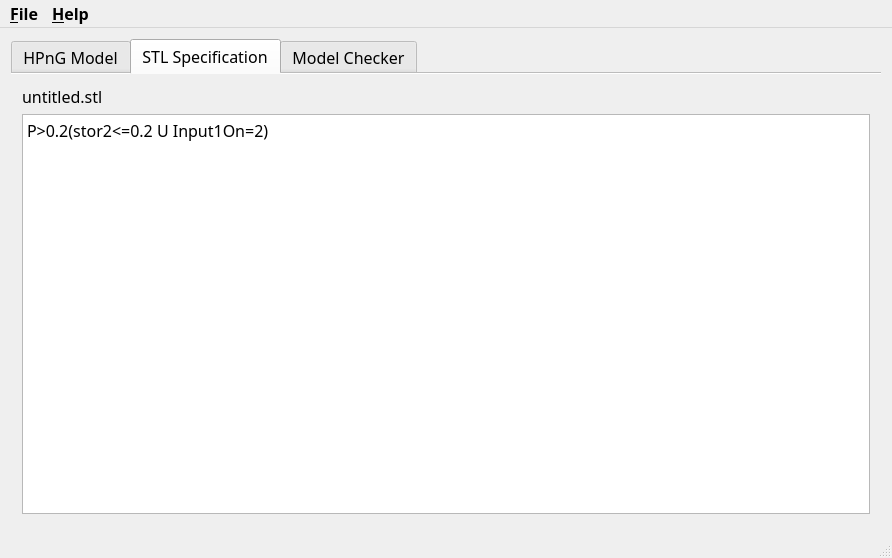
<?xml version="1.0" encoding="UTF-8"?>
<ui version="4.0">
 <class>GUIController</class>
 <widget class="QMainWindow" name="GUIController">
  <property name="windowModality">
   <enum>Qt::WindowModal</enum>
  </property>
  <property name="enabled">
   <bool>true</bool>
  </property>
  <property name="geometry">
   <rect>
    <x>0</x>
    <y>0</y>
    <width>892</width>
    <height>558</height>
   </rect>
  </property>
  <property name="font">
   <font>
    <family>Ubuntu Mono</family>
    <weight>50</weight>
    <italic>false</italic>
    <bold>false</bold>
   </font>
  </property>
  <property name="windowTitle">
   <string>FST</string>
  </property>
  <property name="windowIcon">
   <iconset resource="GUIResources.qrc">
    <normaloff>:/resources/resources/logo.png</normaloff>:/resources/resources/logo.png</iconset>
  </property>
  <property name="autoFillBackground">
   <bool>false</bool>
  </property>
  <property name="styleSheet">
   <string notr="true"/>
  </property>
  <property name="dockOptions">
   <set>QMainWindow::AllowTabbedDocks|QMainWindow::AnimatedDocks</set>
  </property>
  <property name="unifiedTitleAndToolBarOnMac">
   <bool>true</bool>
  </property>
  <widget class="QWidget" name="centralWidget">
   <layout class="QGridLayout" name="gridLayout">
    <item row="0" column="0">
     <widget class="QTabWidget" name="tabWidget">
      <property name="enabled">
       <bool>true</bool>
      </property>
      <property name="sizePolicy">
       <sizepolicy hsizetype="Expanding" vsizetype="Expanding">
        <horstretch>0</horstretch>
        <verstretch>0</verstretch>
       </sizepolicy>
      </property>
      <property name="font">
       <font>
        <family>Ubuntu Mono</family>
        <pointsize>12</pointsize>
       </font>
      </property>
      <property name="layoutDirection">
       <enum>Qt::LeftToRight</enum>
      </property>
      <property name="tabShape">
       <enum>QTabWidget::Rounded</enum>
      </property>
      <property name="currentIndex">
       <number>1</number>
      </property>
      <property name="documentMode">
       <bool>true</bool>
      </property>
      <property name="movable">
       <bool>false</bool>
      </property>
      <widget class="QWidget" name="ModelTab">
       <attribute name="title">
        <string>HPnG Model</string>
       </attribute>
       <layout class="QGridLayout" name="gridLayout_4">
        <item row="0" column="0">
         <widget class="QLabel" name="modelFileName">
          <property name="text">
           <string>untitled.hpng</string>
          </property>
         </widget>
        </item>
        <item row="1" column="0">
         <widget class="QTextEdit" name="modelEditor">
          <property name="sizePolicy">
           <sizepolicy hsizetype="Expanding" vsizetype="Expanding">
            <horstretch>0</horstretch>
            <verstretch>1</verstretch>
           </sizepolicy>
          </property>
          <property name="font">
           <font>
            <family>Ubuntu Mono</family>
            <pointsize>12</pointsize>
            <weight>50</weight>
            <italic>false</italic>
            <bold>false</bold>
           </font>
          </property>
          <property name="frameShape">
           <enum>QFrame::WinPanel</enum>
          </property>
          <property name="frameShadow">
           <enum>QFrame::Sunken</enum>
          </property>
          <property name="lineWidth">
           <number>1</number>
          </property>
          <property name="html">
           <string>&lt;!DOCTYPE HTML PUBLIC &quot;-//W3C//DTD HTML 4.0//EN&quot; &quot;http://www.w3.org/TR/REC-html40/strict.dtd&quot;&gt;
&lt;html&gt;&lt;head&gt;&lt;meta name=&quot;qrichtext&quot; content=&quot;1&quot; /&gt;&lt;style type=&quot;text/css&quot;&gt;
p, li { white-space: pre-wrap; }
&lt;/style&gt;&lt;/head&gt;&lt;body style=&quot; font-family:'Ubuntu Mono'; font-size:12pt; font-weight:400; font-style:normal;&quot;&gt;
&lt;p style=&quot; margin-top:0px; margin-bottom:0px; margin-left:0px; margin-right:0px; -qt-block-indent:0; text-indent:0px;&quot;&gt;#####################&lt;/p&gt;
&lt;p style=&quot; margin-top:0px; margin-bottom:0px; margin-left:0px; margin-right:0px; -qt-block-indent:0; text-indent:0px;&quot;&gt;# DFPN model file   #&lt;/p&gt;
&lt;p style=&quot; margin-top:0px; margin-bottom:0px; margin-left:0px; margin-right:0px; -qt-block-indent:0; text-indent:0px;&quot;&gt;#####################&lt;/p&gt;
&lt;p style=&quot; margin-top:0px; margin-bottom:0px; margin-left:0px; margin-right:0px; -qt-block-indent:0; text-indent:0px;&quot;&gt;#&lt;/p&gt;
&lt;p style=&quot; margin-top:0px; margin-bottom:0px; margin-left:0px; margin-right:0px; -qt-block-indent:0; text-indent:0px;&quot;&gt;#### Number of places&lt;/p&gt;
&lt;p style=&quot; margin-top:0px; margin-bottom:0px; margin-left:0px; margin-right:0px; -qt-block-indent:0; text-indent:0px;&quot;&gt;11&lt;/p&gt;
&lt;p style=&quot; margin-top:0px; margin-bottom:0px; margin-left:0px; margin-right:0px; -qt-block-indent:0; text-indent:0px;&quot;&gt;# List of places&lt;/p&gt;
&lt;p style=&quot; margin-top:0px; margin-bottom:0px; margin-left:0px; margin-right:0px; -qt-block-indent:0; text-indent:0px;&quot;&gt;# Syntax: type id discMarking fluidLevel fluidBound&lt;/p&gt;
&lt;p style=&quot; margin-top:0px; margin-bottom:0px; margin-left:0px; margin-right:0px; -qt-block-indent:0; text-indent:0px;&quot;&gt;#&lt;/p&gt;
&lt;p style=&quot; margin-top:0px; margin-bottom:0px; margin-left:0px; margin-right:0px; -qt-block-indent:0; text-indent:0px;&quot;&gt;# Types:&lt;/p&gt;
&lt;p style=&quot; margin-top:0px; margin-bottom:0px; margin-left:0px; margin-right:0px; -qt-block-indent:0; text-indent:0px;&quot;&gt;#&lt;/p&gt;
&lt;p style=&quot; margin-top:0px; margin-bottom:0px; margin-left:0px; margin-right:0px; -qt-block-indent:0; text-indent:0px;&quot;&gt;# DISCRETE   0&lt;/p&gt;
&lt;p style=&quot; margin-top:0px; margin-bottom:0px; margin-left:0px; margin-right:0px; -qt-block-indent:0; text-indent:0px;&quot;&gt;# FLUID      1&lt;/p&gt;
&lt;p style=&quot; margin-top:0px; margin-bottom:0px; margin-left:0px; margin-right:0px; -qt-block-indent:0; text-indent:0px;&quot;&gt;#&lt;/p&gt;
&lt;p style=&quot; margin-top:0px; margin-bottom:0px; margin-left:0px; margin-right:0px; -qt-block-indent:0; text-indent:0px;&quot;&gt;0 Input1On   1 0 0&lt;/p&gt;
&lt;p style=&quot; margin-top:0px; margin-bottom:0px; margin-left:0px; margin-right:0px; -qt-block-indent:0; text-indent:0px;&quot;&gt;0 Filt1On  1 0 0&lt;/p&gt;
&lt;p style=&quot; margin-top:0px; margin-bottom:0px; margin-left:0px; margin-right:0px; -qt-block-indent:0; text-indent:0px;&quot;&gt;0 Stor1On  1 0 0&lt;/p&gt;
&lt;p style=&quot; margin-top:0px; margin-bottom:0px; margin-left:0px; margin-right:0px; -qt-block-indent:0; text-indent:0px;&quot;&gt;0 Off      0 0 0 &lt;/p&gt;
&lt;p style=&quot; margin-top:0px; margin-bottom:0px; margin-left:0px; margin-right:0px; -qt-block-indent:0; text-indent:0px;&quot;&gt;0 time21to6   1 0 0&lt;/p&gt;
&lt;p style=&quot; margin-top:0px; margin-bottom:0px; margin-left:0px; margin-right:0px; -qt-block-indent:0; text-indent:0px;&quot;&gt;0 time6to21   0 0 0&lt;/p&gt;
&lt;p style=&quot; margin-top:0px; margin-bottom:0px; margin-left:0px; margin-right:0px; -qt-block-indent:0; text-indent:0px;&quot;&gt;1 soft1      0 20 20&lt;/p&gt;
&lt;p style=&quot; margin-top:0px; margin-bottom:0px; margin-left:0px; margin-right:0px; -qt-block-indent:0; text-indent:0px;&quot;&gt;1 filt1      0 0 2&lt;/p&gt;
&lt;p style=&quot; margin-top:0px; margin-bottom:0px; margin-left:0px; margin-right:0px; -qt-block-indent:0; text-indent:0px;&quot;&gt;1 filt2      0 0 2&lt;/p&gt;
&lt;p style=&quot; margin-top:0px; margin-bottom:0px; margin-left:0px; margin-right:0px; -qt-block-indent:0; text-indent:0px;&quot;&gt;1 stor2      0 8 8&lt;/p&gt;
&lt;p style=&quot; margin-top:0px; margin-bottom:0px; margin-left:0px; margin-right:0px; -qt-block-indent:0; text-indent:0px;&quot;&gt;0 failonce   1 0 0&lt;/p&gt;
&lt;p style=&quot; margin-top:0px; margin-bottom:0px; margin-left:0px; margin-right:0px; -qt-block-indent:0; text-indent:0px;&quot;&gt;#&lt;/p&gt;
&lt;p style=&quot; margin-top:0px; margin-bottom:0px; margin-left:0px; margin-right:0px; -qt-block-indent:0; text-indent:0px;&quot;&gt;#### Number of transitions&lt;/p&gt;
&lt;p style=&quot; margin-top:0px; margin-bottom:0px; margin-left:0px; margin-right:0px; -qt-block-indent:0; text-indent:0px;&quot;&gt;10&lt;/p&gt;
&lt;p style=&quot; margin-top:0px; margin-bottom:0px; margin-left:0px; margin-right:0px; -qt-block-indent:0; text-indent:0px;&quot;&gt;#&lt;/p&gt;
&lt;p style=&quot; margin-top:0px; margin-bottom:0px; margin-left:0px; margin-right:0px; -qt-block-indent:0; text-indent:0px;&quot;&gt;# List of transitions&lt;/p&gt;
&lt;p style=&quot; margin-top:0px; margin-bottom:0px; margin-left:0px; margin-right:0px; -qt-block-indent:0; text-indent:0px;&quot;&gt;# Syntax: type id discFiringTime weight priority fluidFlowRate genFireRate(EXP)&lt;/p&gt;
&lt;p style=&quot; margin-top:0px; margin-bottom:0px; margin-left:0px; margin-right:0px; -qt-block-indent:0; text-indent:0px;&quot;&gt;#&lt;/p&gt;
&lt;p style=&quot; margin-top:0px; margin-bottom:0px; margin-left:0px; margin-right:0px; -qt-block-indent:0; text-indent:0px;&quot;&gt;# Types:&lt;/p&gt;
&lt;p style=&quot; margin-top:0px; margin-bottom:0px; margin-left:0px; margin-right:0px; -qt-block-indent:0; text-indent:0px;&quot;&gt;#&lt;/p&gt;
&lt;p style=&quot; margin-top:0px; margin-bottom:0px; margin-left:0px; margin-right:0px; -qt-block-indent:0; text-indent:0px;&quot;&gt;# DETERMINISTIC   0&lt;/p&gt;
&lt;p style=&quot; margin-top:0px; margin-bottom:0px; margin-left:0px; margin-right:0px; -qt-block-indent:0; text-indent:0px;&quot;&gt;# IMMEDIATE       1&lt;/p&gt;
&lt;p style=&quot; margin-top:0px; margin-bottom:0px; margin-left:0px; margin-right:0px; -qt-block-indent:0; text-indent:0px;&quot;&gt;# FLUID           2&lt;/p&gt;
&lt;p style=&quot; margin-top:0px; margin-bottom:0px; margin-left:0px; margin-right:0px; -qt-block-indent:0; text-indent:0px;&quot;&gt;# GENERAL         3&lt;/p&gt;
&lt;p style=&quot; margin-top:0px; margin-bottom:0px; margin-left:0px; margin-right:0px; -qt-block-indent:0; text-indent:0px;&quot;&gt;#&lt;/p&gt;
&lt;p style=&quot; margin-top:0px; margin-bottom:0px; margin-left:0px; margin-right:0px; -qt-block-indent:0; text-indent:0px;&quot;&gt;2 input1  0 0 0 2.0 na&lt;/p&gt;
&lt;p style=&quot; margin-top:0px; margin-bottom:0px; margin-left:0px; margin-right:0px; -qt-block-indent:0; text-indent:0px;&quot;&gt;2 pump1a  0 0 0 10.0 na&lt;/p&gt;
&lt;p style=&quot; margin-top:0px; margin-bottom:0px; margin-left:0px; margin-right:0px; -qt-block-indent:0; text-indent:0px;&quot;&gt;2 pump1b  0 0 0 10.0 na&lt;/p&gt;
&lt;p style=&quot; margin-top:0px; margin-bottom:0px; margin-left:0px; margin-right:0px; -qt-block-indent:0; text-indent:0px;&quot;&gt;2 pump1c  0 0 0 1.7 na&lt;/p&gt;
&lt;p style=&quot; margin-top:0px; margin-bottom:0px; margin-left:0px; margin-right:0px; -qt-block-indent:0; text-indent:0px;&quot;&gt;2 demand21to6  0 0 0 1.0 na&lt;/p&gt;
&lt;p style=&quot; margin-top:0px; margin-bottom:0px; margin-left:0px; margin-right:0px; -qt-block-indent:0; text-indent:0px;&quot;&gt;2 demand6to21  0 0 0 2.0 na&lt;/p&gt;
&lt;p style=&quot; margin-top:0px; margin-bottom:0px; margin-left:0px; margin-right:0px; -qt-block-indent:0; text-indent:0px;&quot;&gt;0 failure  3 1 0 na&lt;/p&gt;
&lt;p style=&quot; margin-top:0px; margin-bottom:0px; margin-left:0px; margin-right:0px; -qt-block-indent:0; text-indent:0px;&quot;&gt;3 repair   1 1 0 0 gen{(1 - exp(-s/10))}&lt;/p&gt;
&lt;p style=&quot; margin-top:0px; margin-bottom:0px; margin-left:0px; margin-right:0px; -qt-block-indent:0; text-indent:0px;&quot;&gt;0 at6  9 1 0 0 na&lt;/p&gt;
&lt;p style=&quot; margin-top:0px; margin-bottom:0px; margin-left:0px; margin-right:0px; -qt-block-indent:0; text-indent:0px;&quot;&gt;0 at21 15 1 0 0 na&lt;/p&gt;
&lt;p style=&quot; margin-top:0px; margin-bottom:0px; margin-left:0px; margin-right:0px; -qt-block-indent:0; text-indent:0px;&quot;&gt;#&lt;/p&gt;
&lt;p style=&quot; margin-top:0px; margin-bottom:0px; margin-left:0px; margin-right:0px; -qt-block-indent:0; text-indent:0px;&quot;&gt;#### Number of arcs&lt;/p&gt;
&lt;p style=&quot; margin-top:0px; margin-bottom:0px; margin-left:0px; margin-right:0px; -qt-block-indent:0; text-indent:0px;&quot;&gt;23&lt;/p&gt;
&lt;p style=&quot; margin-top:0px; margin-bottom:0px; margin-left:0px; margin-right:0px; -qt-block-indent:0; text-indent:0px;&quot;&gt;#&lt;/p&gt;
&lt;p style=&quot; margin-top:0px; margin-bottom:0px; margin-left:0px; margin-right:0px; -qt-block-indent:0; text-indent:0px;&quot;&gt;# List of arcs&lt;/p&gt;
&lt;p style=&quot; margin-top:0px; margin-bottom:0px; margin-left:0px; margin-right:0px; -qt-block-indent:0; text-indent:0px;&quot;&gt;# Syntax: type id fromId toId weight share priority&lt;/p&gt;
&lt;p style=&quot; margin-top:0px; margin-bottom:0px; margin-left:0px; margin-right:0px; -qt-block-indent:0; text-indent:0px;&quot;&gt;#&lt;/p&gt;
&lt;p style=&quot; margin-top:0px; margin-bottom:0px; margin-left:0px; margin-right:0px; -qt-block-indent:0; text-indent:0px;&quot;&gt;# Types:&lt;/p&gt;
&lt;p style=&quot; margin-top:0px; margin-bottom:0px; margin-left:0px; margin-right:0px; -qt-block-indent:0; text-indent:0px;&quot;&gt;# DISCRETE_INPUT  0  from a place to a transition&lt;/p&gt;
&lt;p style=&quot; margin-top:0px; margin-bottom:0px; margin-left:0px; margin-right:0px; -qt-block-indent:0; text-indent:0px;&quot;&gt;# DISCRETE_OUTPUT 1  from a transition to a place&lt;/p&gt;
&lt;p style=&quot; margin-top:0px; margin-bottom:0px; margin-left:0px; margin-right:0px; -qt-block-indent:0; text-indent:0px;&quot;&gt;# FLUID_INPUT     2&lt;/p&gt;
&lt;p style=&quot; margin-top:0px; margin-bottom:0px; margin-left:0px; margin-right:0px; -qt-block-indent:0; text-indent:0px;&quot;&gt;# FLUID_OUTPUT    3   from a transition to a fluid place&lt;/p&gt;
&lt;p style=&quot; margin-top:0px; margin-bottom:0px; margin-left:0px; margin-right:0px; -qt-block-indent:0; text-indent:0px;&quot;&gt;# INHIBITOR       4&lt;/p&gt;
&lt;p style=&quot; margin-top:0px; margin-bottom:0px; margin-left:0px; margin-right:0px; -qt-block-indent:0; text-indent:0px;&quot;&gt;# TEST            5   from place to transition&lt;/p&gt;
&lt;p style=&quot; margin-top:0px; margin-bottom:0px; margin-left:0px; margin-right:0px; -qt-block-indent:0; text-indent:0px;&quot;&gt;#&lt;/p&gt;
&lt;p style=&quot; margin-top:0px; margin-bottom:0px; margin-left:0px; margin-right:0px; -qt-block-indent:0; text-indent:0px;&quot;&gt;# Input,test,inhibitor: Place -&amp;gt; Transition,  Output: Transition -&amp;gt; Place&lt;/p&gt;
&lt;p style=&quot; margin-top:0px; margin-bottom:0px; margin-left:0px; margin-right:0px; -qt-block-indent:0; text-indent:0px;&quot;&gt;#&lt;/p&gt;
&lt;p style=&quot; margin-top:0px; margin-bottom:0px; margin-left:0px; margin-right:0px; -qt-block-indent:0; text-indent:0px;&quot;&gt;3 pipe1a input1 soft1  1 1 0&lt;/p&gt;
&lt;p style=&quot; margin-top:0px; margin-bottom:0px; margin-left:0px; margin-right:0px; -qt-block-indent:0; text-indent:0px;&quot;&gt;2 pipe1b soft1  pump1a 1 1 0 &lt;/p&gt;
&lt;p style=&quot; margin-top:0px; margin-bottom:0px; margin-left:0px; margin-right:0px; -qt-block-indent:0; text-indent:0px;&quot;&gt;3 pipe1c pump1a filt1  1 1 0&lt;/p&gt;
&lt;p style=&quot; margin-top:0px; margin-bottom:0px; margin-left:0px; margin-right:0px; -qt-block-indent:0; text-indent:0px;&quot;&gt;2 pipe1d filt1  pump1b 1 1 0&lt;/p&gt;
&lt;p style=&quot; margin-top:0px; margin-bottom:0px; margin-left:0px; margin-right:0px; -qt-block-indent:0; text-indent:0px;&quot;&gt;3 pipe1e pump1b filt2  1 1 0&lt;/p&gt;
&lt;p style=&quot; margin-top:0px; margin-bottom:0px; margin-left:0px; margin-right:0px; -qt-block-indent:0; text-indent:0px;&quot;&gt;2 pipe1f filt2  pump1c 1 1 0&lt;/p&gt;
&lt;p style=&quot; margin-top:0px; margin-bottom:0px; margin-left:0px; margin-right:0px; -qt-block-indent:0; text-indent:0px;&quot;&gt;3 pipe1g pump1c stor2  1 1 0&lt;/p&gt;
&lt;p style=&quot; margin-top:0px; margin-bottom:0px; margin-left:0px; margin-right:0px; -qt-block-indent:0; text-indent:0px;&quot;&gt;2 out21  stor2 demand21to6 1 1 0&lt;/p&gt;
&lt;p style=&quot; margin-top:0px; margin-bottom:0px; margin-left:0px; margin-right:0px; -qt-block-indent:0; text-indent:0px;&quot;&gt;2 out6   stor2 demand6to21 1 1 0&lt;/p&gt;
&lt;p style=&quot; margin-top:0px; margin-bottom:0px; margin-left:0px; margin-right:0px; -qt-block-indent:0; text-indent:0px;&quot;&gt;5 teIn1  Input1On input1 1 1 0&lt;/p&gt;
&lt;p style=&quot; margin-top:0px; margin-bottom:0px; margin-left:0px; margin-right:0px; -qt-block-indent:0; text-indent:0px;&quot;&gt;5 teFi1  Filt1On  pump1a 1 1 0&lt;/p&gt;
&lt;p style=&quot; margin-top:0px; margin-bottom:0px; margin-left:0px; margin-right:0px; -qt-block-indent:0; text-indent:0px;&quot;&gt;5 teSt1  Stor1On  pump1b 1 1 0&lt;/p&gt;
&lt;p style=&quot; margin-top:0px; margin-bottom:0px; margin-left:0px; margin-right:0px; -qt-block-indent:0; text-indent:0px;&quot;&gt;0 in6    time21to6   at6 1 1 0&lt;/p&gt;
&lt;p style=&quot; margin-top:0px; margin-bottom:0px; margin-left:0px; margin-right:0px; -qt-block-indent:0; text-indent:0px;&quot;&gt;0 in21   time6to21 at21 1 1 0&lt;/p&gt;
&lt;p style=&quot; margin-top:0px; margin-bottom:0px; margin-left:0px; margin-right:0px; -qt-block-indent:0; text-indent:0px;&quot;&gt;1 out21   at6 time6to21 1 1 0&lt;/p&gt;
&lt;p style=&quot; margin-top:0px; margin-bottom:0px; margin-left:0px; margin-right:0px; -qt-block-indent:0; text-indent:0px;&quot;&gt;1 out6    at21  time21to6  1 1 0&lt;/p&gt;
&lt;p style=&quot; margin-top:0px; margin-bottom:0px; margin-left:0px; margin-right:0px; -qt-block-indent:0; text-indent:0px;&quot;&gt;5 test21to6 time21to6 demand21to6 1 1 0&lt;/p&gt;
&lt;p style=&quot; margin-top:0px; margin-bottom:0px; margin-left:0px; margin-right:0px; -qt-block-indent:0; text-indent:0px;&quot;&gt;5 test6to21 time6to21 demand6to21 1 1 0&lt;/p&gt;
&lt;p style=&quot; margin-top:0px; margin-bottom:0px; margin-left:0px; margin-right:0px; -qt-block-indent:0; text-indent:0px;&quot;&gt;0 inBreak  Input1On failure 1 1 0&lt;/p&gt;
&lt;p style=&quot; margin-top:0px; margin-bottom:0px; margin-left:0px; margin-right:0px; -qt-block-indent:0; text-indent:0px;&quot;&gt;1 outBreak failure Off 1 1 0&lt;/p&gt;
&lt;p style=&quot; margin-top:0px; margin-bottom:0px; margin-left:0px; margin-right:0px; -qt-block-indent:0; text-indent:0px;&quot;&gt;0 inRepair Off repair  1 1 0&lt;/p&gt;
&lt;p style=&quot; margin-top:0px; margin-bottom:0px; margin-left:0px; margin-right:0px; -qt-block-indent:0; text-indent:0px;&quot;&gt;1 outRepair repair Input1On 1 1 0&lt;/p&gt;
&lt;p style=&quot; margin-top:0px; margin-bottom:0px; margin-left:0px; margin-right:0px; -qt-block-indent:0; text-indent:0px;&quot;&gt;0 failoncetest failonce failure 1 1 0&lt;/p&gt;
&lt;p style=&quot; margin-top:0px; margin-bottom:0px; margin-left:0px; margin-right:0px; -qt-block-indent:0; text-indent:0px;&quot;&gt;#&lt;/p&gt;&lt;/body&gt;&lt;/html&gt;</string>
          </property>
         </widget>
        </item>
       </layout>
      </widget>
      <widget class="QWidget" name="SpecTab">
       <attribute name="title">
        <string>STL Specification</string>
       </attribute>
       <layout class="QGridLayout" name="gridLayout_3">
        <item row="1" column="0">
         <widget class="QTextEdit" name="specEditor">
          <property name="sizePolicy">
           <sizepolicy hsizetype="Expanding" vsizetype="Expanding">
            <horstretch>0</horstretch>
            <verstretch>1</verstretch>
           </sizepolicy>
          </property>
          <property name="font">
           <font>
            <pointsize>12</pointsize>
           </font>
          </property>
          <property name="html">
           <string>&lt;!DOCTYPE HTML PUBLIC &quot;-//W3C//DTD HTML 4.0//EN&quot; &quot;http://www.w3.org/TR/REC-html40/strict.dtd&quot;&gt;
&lt;html&gt;&lt;head&gt;&lt;meta name=&quot;qrichtext&quot; content=&quot;1&quot; /&gt;&lt;style type=&quot;text/css&quot;&gt;
p, li { white-space: pre-wrap; }
&lt;/style&gt;&lt;/head&gt;&lt;body style=&quot; font-family:'Ubuntu Mono'; font-size:12pt; font-weight:400; font-style:normal;&quot;&gt;
&lt;p style=&quot; margin-top:0px; margin-bottom:0px; margin-left:0px; margin-right:0px; -qt-block-indent:0; text-indent:0px;&quot;&gt;P&amp;gt;0.2(stor2&amp;lt;=0.2 U Input1On=2)&lt;/p&gt;&lt;/body&gt;&lt;/html&gt;</string>
          </property>
         </widget>
        </item>
        <item row="0" column="0">
         <widget class="QLabel" name="specFileName">
          <property name="text">
           <string>untitled.stl</string>
          </property>
         </widget>
        </item>
       </layout>
      </widget>
      <widget class="QWidget" name="MCTab">
       <property name="enabled">
        <bool>true</bool>
       </property>
       <attribute name="title">
        <string>Model Checker</string>
       </attribute>
       <layout class="QGridLayout" name="gridLayout_2">
        <item row="1" column="1">
         <widget class="QPushButton" name="generateProbFunc">
          <property name="enabled">
           <bool>true</bool>
          </property>
          <property name="font">
           <font>
            <pointsize>12</pointsize>
           </font>
          </property>
          <property name="text">
           <string>Generate Pr-t plot (requires: HPnG model + Place)</string>
          </property>
         </widget>
        </item>
        <item row="4" column="1">
         <widget class="QPushButton" name="modelCheck">
          <property name="text">
           <string>Run The Model Checker</string>
          </property>
         </widget>
        </item>
        <item row="0" column="0">
         <widget class="QLabel" name="placeLabel">
          <property name="font">
           <font>
            <pointsize>12</pointsize>
           </font>
          </property>
          <property name="text">
           <string>Place</string>
          </property>
         </widget>
        </item>
        <item row="2" column="1">
         <widget class="QPushButton" name="generateSTD">
          <property name="enabled">
           <bool>true</bool>
          </property>
          <property name="font">
           <font>
            <family>Ubuntu Mono</family>
            <pointsize>12</pointsize>
            <weight>50</weight>
            <italic>false</italic>
            <bold>false</bold>
           </font>
          </property>
          <property name="text">
           <string>Generate STD t-s-plot (requires: HPnG model)</string>
          </property>
         </widget>
        </item>
        <item row="0" column="1">
         <widget class="QLineEdit" name="placeEdit"/>
        </item>
        <item row="7" column="0" colspan="2">
         <widget class="QTextEdit" name="outputEditor">
          <property name="enabled">
           <bool>true</bool>
          </property>
          <property name="font">
           <font>
            <family>Ubuntu Mono</family>
            <pointsize>12</pointsize>
            <weight>50</weight>
            <italic>false</italic>
            <bold>false</bold>
           </font>
          </property>
          <property name="frameShape">
           <enum>QFrame::WinPanel</enum>
          </property>
          <property name="frameShadow">
           <enum>QFrame::Sunken</enum>
          </property>
          <property name="html">
           <string>&lt;!DOCTYPE HTML PUBLIC &quot;-//W3C//DTD HTML 4.0//EN&quot; &quot;http://www.w3.org/TR/REC-html40/strict.dtd&quot;&gt;
&lt;html&gt;&lt;head&gt;&lt;meta name=&quot;qrichtext&quot; content=&quot;1&quot; /&gt;&lt;style type=&quot;text/css&quot;&gt;
p, li { white-space: pre-wrap; }
&lt;/style&gt;&lt;/head&gt;&lt;body style=&quot; font-family:'Ubuntu Mono'; font-size:12pt; font-weight:400; font-style:normal;&quot;&gt;
&lt;p style=&quot; margin-top:0px; margin-bottom:0px; margin-left:0px; margin-right:0px; -qt-block-indent:0; text-indent:0px;&quot;&gt;Model Checker Output:&lt;/p&gt;&lt;/body&gt;&lt;/html&gt;</string>
          </property>
         </widget>
        </item>
        <item row="3" column="1">
         <widget class="QLineEdit" name="time2Check"/>
        </item>
        <item row="3" column="0">
         <widget class="QLabel" name="labelTime2Check">
          <property name="text">
           <string>Time to check</string>
          </property>
         </widget>
        </item>
       </layout>
      </widget>
     </widget>
    </item>
   </layout>
  </widget>
  <widget class="QMenuBar" name="menuBar">
   <property name="geometry">
    <rect>
     <x>0</x>
     <y>0</y>
     <width>892</width>
     <height>23</height>
    </rect>
   </property>
   <property name="font">
    <font>
     <family>Ubuntu Mono</family>
     <pointsize>12</pointsize>
     <weight>75</weight>
     <bold>true</bold>
    </font>
   </property>
   <property name="layoutDirection">
    <enum>Qt::LeftToRight</enum>
   </property>
   <widget class="QMenu" name="menuFile">
    <property name="font">
     <font>
      <family>Ubuntu Mono</family>
      <pointsize>12</pointsize>
      <weight>50</weight>
      <bold>false</bold>
     </font>
    </property>
    <property name="title">
     <string>&amp;File</string>
    </property>
    <widget class="QMenu" name="menuNew">
     <property name="font">
      <font>
       <family>Ubuntu Mono</family>
       <pointsize>12</pointsize>
      </font>
     </property>
     <property name="title">
      <string>&amp;New</string>
     </property>
     <addaction name="newModel"/>
     <addaction name="newSpec"/>
    </widget>
    <widget class="QMenu" name="menuOpen">
     <property name="font">
      <font>
       <family>Ubuntu Mono</family>
       <pointsize>12</pointsize>
      </font>
     </property>
     <property name="title">
      <string>&amp;Open</string>
     </property>
     <addaction name="openModel"/>
     <addaction name="openSpec"/>
    </widget>
    <widget class="QMenu" name="menu_Save">
     <property name="font">
      <font>
       <family>Ubuntu Mono</family>
      </font>
     </property>
     <property name="title">
      <string>&amp;Save</string>
     </property>
     <addaction name="saveModel"/>
     <addaction name="saveSpec"/>
    </widget>
    <widget class="QMenu" name="menuSave_As">
     <property name="font">
      <font>
       <family>Ubuntu Mono</family>
      </font>
     </property>
     <property name="title">
      <string>Save &amp;As</string>
     </property>
     <addaction name="saveAsModel"/>
     <addaction name="saveAsSpec"/>
    </widget>
    <widget class="QMenu" name="menuExamples">
     <property name="title">
      <string>Examples</string>
     </property>
     <addaction name="actionWater_Treatment_Facility"/>
    </widget>
    <addaction name="menuNew"/>
    <addaction name="menuOpen"/>
    <addaction name="menuExamples"/>
    <addaction name="separator"/>
    <addaction name="menu_Save"/>
    <addaction name="menuSave_As"/>
    <addaction name="separator"/>
    <addaction name="actionExit"/>
   </widget>
   <widget class="QMenu" name="menuHelp">
    <property name="font">
     <font>
      <family>Ubuntu Mono</family>
      <pointsize>12</pointsize>
     </font>
    </property>
    <property name="title">
     <string>&amp;Help</string>
    </property>
    <addaction name="actionInfo"/>
    <addaction name="actionProject_website"/>
   </widget>
   <addaction name="menuFile"/>
   <addaction name="menuHelp"/>
  </widget>
  <widget class="QStatusBar" name="statusBar"/>
  <action name="actionExit">
   <property name="text">
    <string>E&amp;xit</string>
   </property>
  </action>
  <action name="newModel">
   <property name="text">
    <string>&amp;HPnG Model</string>
   </property>
   <property name="statusTip">
    <string>Create a new HPnG model file in the editor</string>
   </property>
   <property name="font">
    <font>
     <family>Ubuntu Mono</family>
     <pointsize>12</pointsize>
    </font>
   </property>
   <property name="shortcut">
    <string>Ctrl+N</string>
   </property>
  </action>
  <action name="newSpec">
   <property name="text">
    <string>&amp;STL Specification</string>
   </property>
   <property name="statusTip">
    <string>Create a new STL specification file in the editor</string>
   </property>
   <property name="font">
    <font>
     <family>Ubuntu Mono</family>
     <pointsize>12</pointsize>
    </font>
   </property>
  </action>
  <action name="openModel">
   <property name="text">
    <string>&amp;HPnG Model</string>
   </property>
   <property name="statusTip">
    <string>Open a HPnG model file in the editor</string>
   </property>
   <property name="font">
    <font>
     <family>Ubuntu Mono</family>
     <pointsize>12</pointsize>
    </font>
   </property>
   <property name="shortcut">
    <string>Ctrl+O</string>
   </property>
  </action>
  <action name="openSpec">
   <property name="text">
    <string>&amp;STL Specification</string>
   </property>
   <property name="statusTip">
    <string>Open a STL specification file in the editor</string>
   </property>
   <property name="font">
    <font>
     <family>Ubuntu Mono</family>
     <pointsize>12</pointsize>
    </font>
   </property>
  </action>
  <action name="actionRun">
   <property name="text">
    <string>Run...</string>
   </property>
  </action>
  <action name="actionInfo">
   <property name="text">
    <string>&amp;About</string>
   </property>
   <property name="statusTip">
    <string>Show information the tool</string>
   </property>
  </action>
  <action name="actionProject_website">
   <property name="text">
    <string>&amp;Project Website</string>
   </property>
   <property name="statusTip">
    <string>Go to the project website</string>
   </property>
  </action>
  <action name="saveModel">
   <property name="text">
    <string>&amp;HPnG Model</string>
   </property>
   <property name="statusTip">
    <string>Save the HPnG model file</string>
   </property>
   <property name="font">
    <font>
     <family>Ubuntu Mono</family>
     <pointsize>12</pointsize>
    </font>
   </property>
   <property name="shortcut">
    <string>Ctrl+S</string>
   </property>
  </action>
  <action name="saveSpec">
   <property name="text">
    <string>&amp;STL Specification</string>
   </property>
   <property name="statusTip">
    <string>Save the STL specification file</string>
   </property>
   <property name="font">
    <font>
     <family>Ubuntu Mono</family>
     <pointsize>12</pointsize>
    </font>
   </property>
  </action>
  <action name="saveAsModel">
   <property name="text">
    <string>&amp;HPnG Model</string>
   </property>
   <property name="statusTip">
    <string>Save a HPnG model file in a specific location</string>
   </property>
   <property name="font">
    <font>
     <family>Ubuntu Mono</family>
     <pointsize>12</pointsize>
    </font>
   </property>
  </action>
  <action name="saveAsSpec">
   <property name="text">
    <string>&amp;STL Specification</string>
   </property>
   <property name="statusTip">
    <string>Save a STL specification file in a specific location</string>
   </property>
   <property name="font">
    <font>
     <family>Ubuntu Mono</family>
     <pointsize>12</pointsize>
    </font>
   </property>
  </action>
  <action name="actionTest">
   <property name="text">
    <string>Test</string>
   </property>
  </action>
  <action name="actionWater_Treatment_Facility">
   <property name="text">
    <string>Water Treatment Facility</string>
   </property>
   <property name="font">
    <font>
     <family>Ubuntu Mono</family>
     <pointsize>12</pointsize>
    </font>
   </property>
  </action>
 </widget>
 <layoutdefault spacing="6" margin="11"/>
 <resources>
  <include location="GUIResources.qrc"/>
 </resources>
 <connections>
  <connection>
   <sender>openModel</sender>
   <signal>triggered()</signal>
   <receiver>GUIController</receiver>
   <slot>modelOpen()</slot>
   <hints>
    <hint type="sourcelabel">
     <x>-1</x>
     <y>-1</y>
    </hint>
    <hint type="destinationlabel">
     <x>312</x>
     <y>179</y>
    </hint>
   </hints>
  </connection>
  <connection>
   <sender>openSpec</sender>
   <signal>triggered()</signal>
   <receiver>GUIController</receiver>
   <slot>specOpen()</slot>
   <hints>
    <hint type="sourcelabel">
     <x>-1</x>
     <y>-1</y>
    </hint>
    <hint type="destinationlabel">
     <x>312</x>
     <y>179</y>
    </hint>
   </hints>
  </connection>
  <connection>
   <sender>newModel</sender>
   <signal>triggered()</signal>
   <receiver>GUIController</receiver>
   <slot>modelNew()</slot>
   <hints>
    <hint type="sourcelabel">
     <x>-1</x>
     <y>-1</y>
    </hint>
    <hint type="destinationlabel">
     <x>312</x>
     <y>179</y>
    </hint>
   </hints>
  </connection>
  <connection>
   <sender>newSpec</sender>
   <signal>triggered()</signal>
   <receiver>GUIController</receiver>
   <slot>specNew()</slot>
   <hints>
    <hint type="sourcelabel">
     <x>-1</x>
     <y>-1</y>
    </hint>
    <hint type="destinationlabel">
     <x>312</x>
     <y>179</y>
    </hint>
   </hints>
  </connection>
  <connection>
   <sender>actionExit</sender>
   <signal>triggered()</signal>
   <receiver>GUIController</receiver>
   <slot>close()</slot>
   <hints>
    <hint type="sourcelabel">
     <x>-1</x>
     <y>-1</y>
    </hint>
    <hint type="destinationlabel">
     <x>312</x>
     <y>179</y>
    </hint>
   </hints>
  </connection>
  <connection>
   <sender>actionInfo</sender>
   <signal>triggered()</signal>
   <receiver>GUIController</receiver>
   <slot>about()</slot>
   <hints>
    <hint type="sourcelabel">
     <x>-1</x>
     <y>-1</y>
    </hint>
    <hint type="destinationlabel">
     <x>312</x>
     <y>179</y>
    </hint>
   </hints>
  </connection>
  <connection>
   <sender>saveModel</sender>
   <signal>triggered()</signal>
   <receiver>GUIController</receiver>
   <slot>modelSave()</slot>
   <hints>
    <hint type="sourcelabel">
     <x>-1</x>
     <y>-1</y>
    </hint>
    <hint type="destinationlabel">
     <x>312</x>
     <y>179</y>
    </hint>
   </hints>
  </connection>
  <connection>
   <sender>saveSpec</sender>
   <signal>triggered()</signal>
   <receiver>GUIController</receiver>
   <slot>specSave()</slot>
   <hints>
    <hint type="sourcelabel">
     <x>-1</x>
     <y>-1</y>
    </hint>
    <hint type="destinationlabel">
     <x>312</x>
     <y>179</y>
    </hint>
   </hints>
  </connection>
  <connection>
   <sender>saveAsModel</sender>
   <signal>triggered()</signal>
   <receiver>GUIController</receiver>
   <slot>modelSaveAs()</slot>
   <hints>
    <hint type="sourcelabel">
     <x>-1</x>
     <y>-1</y>
    </hint>
    <hint type="destinationlabel">
     <x>312</x>
     <y>179</y>
    </hint>
   </hints>
  </connection>
  <connection>
   <sender>saveAsSpec</sender>
   <signal>triggered()</signal>
   <receiver>GUIController</receiver>
   <slot>specSaveAs()</slot>
   <hints>
    <hint type="sourcelabel">
     <x>-1</x>
     <y>-1</y>
    </hint>
    <hint type="destinationlabel">
     <x>312</x>
     <y>179</y>
    </hint>
   </hints>
  </connection>
  <connection>
   <sender>actionProject_website</sender>
   <signal>triggered()</signal>
   <receiver>GUIController</receiver>
   <slot>openProjectWebsite()</slot>
   <hints>
    <hint type="sourcelabel">
     <x>-1</x>
     <y>-1</y>
    </hint>
    <hint type="destinationlabel">
     <x>312</x>
     <y>179</y>
    </hint>
   </hints>
  </connection>
  <connection>
   <sender>modelEditor</sender>
   <signal>textChanged()</signal>
   <receiver>GUIController</receiver>
   <slot>modelModified()</slot>
   <hints>
    <hint type="sourcelabel">
     <x>312</x>
     <y>205</y>
    </hint>
    <hint type="destinationlabel">
     <x>312</x>
     <y>179</y>
    </hint>
   </hints>
  </connection>
  <connection>
   <sender>specEditor</sender>
   <signal>textChanged()</signal>
   <receiver>GUIController</receiver>
   <slot>specModified()</slot>
   <hints>
    <hint type="sourcelabel">
     <x>312</x>
     <y>205</y>
    </hint>
    <hint type="destinationlabel">
     <x>312</x>
     <y>179</y>
    </hint>
   </hints>
  </connection>
  <connection>
   <sender>generateSTD</sender>
   <signal>clicked()</signal>
   <receiver>GUIController</receiver>
   <slot>generateSTD()</slot>
   <hints>
    <hint type="sourcelabel">
     <x>312</x>
     <y>273</y>
    </hint>
    <hint type="destinationlabel">
     <x>312</x>
     <y>179</y>
    </hint>
   </hints>
  </connection>
  <connection>
   <sender>generateProbFunc</sender>
   <signal>clicked()</signal>
   <receiver>GUIController</receiver>
   <slot>generateProbFunc()</slot>
   <hints>
    <hint type="sourcelabel">
     <x>363</x>
     <y>245</y>
    </hint>
    <hint type="destinationlabel">
     <x>341</x>
     <y>165</y>
    </hint>
   </hints>
  </connection>
  <connection>
   <sender>modelCheck</sender>
   <signal>clicked()</signal>
   <receiver>GUIController</receiver>
   <slot>modelCheck()</slot>
   <hints>
    <hint type="sourcelabel">
     <x>469</x>
     <y>185</y>
    </hint>
    <hint type="destinationlabel">
     <x>445</x>
     <y>278</y>
    </hint>
   </hints>
  </connection>
 </connections>
 <slots>
  <slot>about()</slot>
  <slot>modelNew()</slot>
  <slot>specNew()</slot>
  <slot>modelOpen()</slot>
  <slot>specOpen()</slot>
  <slot>modelSave()</slot>
  <slot>specSave()</slot>
  <slot>modelSaveAs()</slot>
  <slot>specSaveAs()</slot>
  <slot>modelModified()</slot>
  <slot>specModified()</slot>
  <slot>openProjectWebsite()</slot>
  <slot>generateSTD()</slot>
  <slot>generateProbFunc()</slot>
  <slot>modelCheck()</slot>
 </slots>
</ui>
